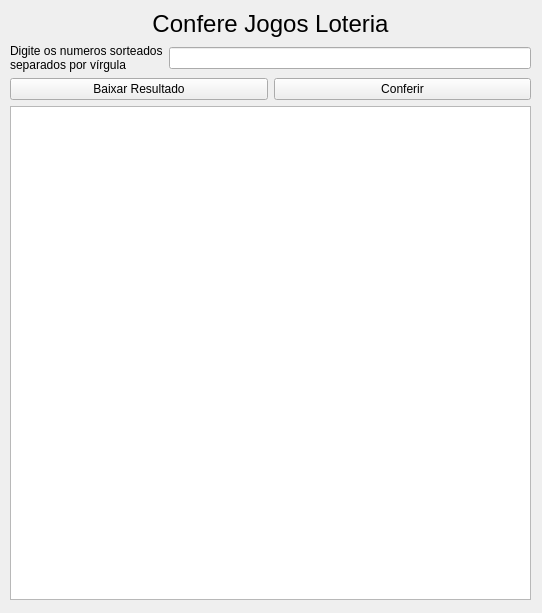
<?xml version="1.0" encoding="UTF-8"?>
<ui version="4.0">
 <class>MainWindow</class>
 <widget class="QMainWindow" name="MainWindow">
  <property name="geometry">
   <rect>
    <x>0</x>
    <y>0</y>
    <width>542</width>
    <height>613</height>
   </rect>
  </property>
  <property name="windowTitle">
   <string>Confere Loteria</string>
  </property>
  <widget class="QWidget" name="centralwidget">
   <widget class="QWidget" name="verticalLayoutWidget">
    <property name="geometry">
     <rect>
      <x>10</x>
      <y>10</y>
      <width>521</width>
      <height>590</height>
     </rect>
    </property>
    <layout class="QVBoxLayout" name="verticalLayout">
     <item>
      <widget class="QLabel" name="label">
       <property name="font">
        <font>
         <pointsize>18</pointsize>
        </font>
       </property>
       <property name="text">
        <string>Confere Jogos Loteria</string>
       </property>
       <property name="alignment">
        <set>Qt::AlignCenter</set>
       </property>
      </widget>
     </item>
     <item>
      <layout class="QHBoxLayout" name="horizontalLayout">
       <item>
        <widget class="QLabel" name="label_2">
         <property name="text">
          <string>Digite os numeros sorteados
separados por vírgula</string>
         </property>
        </widget>
       </item>
       <item>
        <widget class="QLineEdit" name="ed_numeros"/>
       </item>
      </layout>
     </item>
     <item>
      <layout class="QHBoxLayout" name="horizontalLayout_2">
       <item>
        <widget class="QPushButton" name="bt_baixar">
         <property name="text">
          <string>Baixar Resultado</string>
         </property>
        </widget>
       </item>
       <item>
        <widget class="QPushButton" name="bt_confere">
         <property name="text">
          <string>Conferir</string>
         </property>
        </widget>
       </item>
      </layout>
     </item>
     <item>
      <widget class="QPlainTextEdit" name="ed_status"/>
     </item>
    </layout>
   </widget>
  </widget>
 </widget>
 <resources/>
 <connections/>
</ui>
